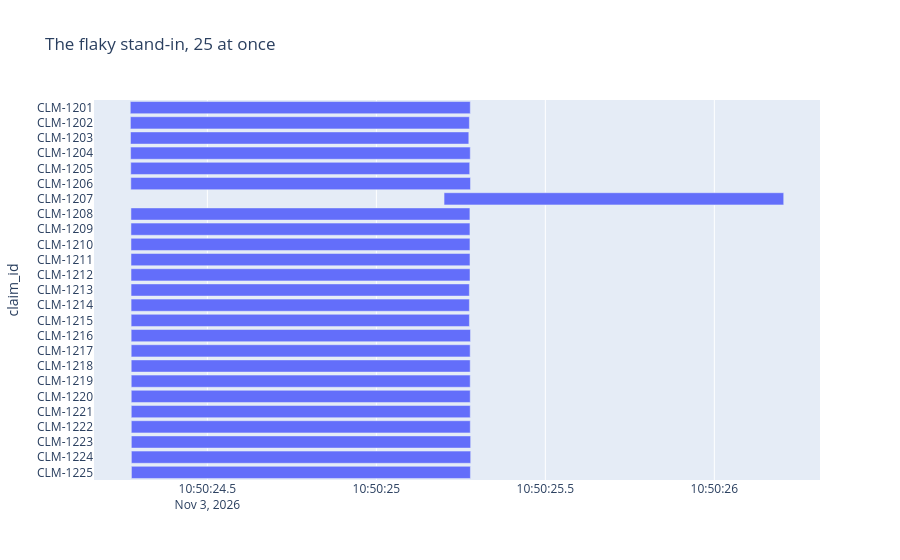

This figure's notebook cell:
### Code cell
builder = StateGraph(Dispatch)
builder.add_node("list_claims", list_claims)
builder.add_node("work_claim", flaky_stand_in, retry_policy=RetryPolicy(max_attempts=3))
builder.add_edge(START, "list_claims")
builder.add_conditional_edges("list_claims", fan_out, ["work_claim"])
builder.add_edge("work_claim", END)
flaky_dispatcher = builder.compile()

result = flaky_dispatcher.invoke({}, {"max_concurrency": 25})
print(f"{len(result['results'])} claims done. CLM-1207 took {tries['CLM-1207']} tries.")
show_timeline(result["results"], "The flaky stand-in, 25 at once")

### Figure 1 — Plotly figure (JSON) as saved in the notebook; plotly's stock layout.template omitted (floating-point values rounded to 4 significant figures)
{"data": [{"base": ["2026-11-03T10:50:24.271893", "2026-11-03T10:50:24.272248", "2026-11-03T10:50:24.272540", "2026-11-03T10:50:24.272835", "2026-11-03T10:50:24.273279", "2026-11-03T10:50:24.273457", "2026-11-03T10:50:25.200318", "2026-11-03T10:50:24.273794", "2026-11-03T10:50:24.273876", "2026-11-03T10:50:24.273942", "2026-11-03T10:50:24.274008", "2026-11-03T10:50:24.274071", "2026-11-03T10:50:24.274183", "2026-11-03T10:50:24.274251", "2026-11-03T10:50:24.274360", "2026-11-03T10:50:24.274457", "2026-11-03T10:50:24.274560", "2026-11-03T10:50:24.274626", "2026-11-03T10:50:24.274689", "2026-11-03T10:50:24.274744", "2026-11-03T10:50:24.274803", "2026-11-03T10:50:24.274861", "2026-11-03T10:50:24.274999", "2026-11-03T10:50:24.275118", "2026-11-03T10:50:24.275279"], "hovertemplate": "started=%{base}<br>finished=%{x}<br>claim_id=%{y}<extra></extra>", "legendgroup": "", "marker": {"color": "#636efa", "pattern": {"shape": ""}}, "name": "", "orientation": "h", "showlegend": false, "textposition": "auto", "type": "bar", "x": [1006, 1003, 1001, 1005, 1003, 1005, 1005, 1003, 1003, 1003, 1003, 1003, 1001, 1001, 1001, 1004, 1003, 1003, 1003, 1003, 1003, 1003, 1004, 1004, 1003], "xaxis": "x", "y": ["CLM-1201", "CLM-1202", "CLM-1203", "CLM-1204", "CLM-1205", "CLM-1206", "CLM-1207", "CLM-1208", "CLM-1209", "CLM-1210", "CLM-1211", "CLM-1212", "CLM-1213", "CLM-1214", "CLM-1215", "CLM-1216", "CLM-1217", "CLM-1218", "CLM-1219", "CLM-1220", "CLM-1221", "CLM-1222", "CLM-1223", "CLM-1224", "CLM-1225"], "yaxis": "y"}], "layout": {"barmode": "overlay", "legend": {"tracegroupgap": 0}, "title": {"text": "The flaky stand-in, 25 at once"}, "xaxis": {"anchor": "y", "domain": [0, 1], "type": "date"}, "yaxis": {"anchor": "x", "autorange": "reversed", "domain": [0, 1], "title": {"text": "claim_id"}}}}
